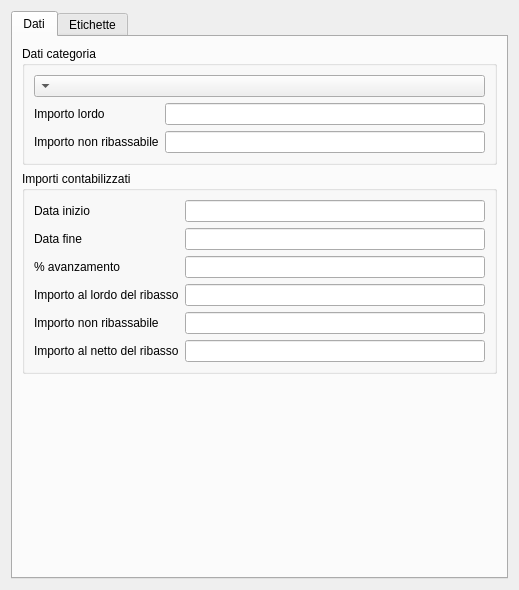
<?xml version="1.0" encoding="UTF-8"?>
<ui version="4.0">
 <class>AccountingItemLSGUI</class>
 <widget class="QWidget" name="AccountingItemLSGUI">
  <property name="geometry">
   <rect>
    <x>0</x>
    <y>0</y>
    <width>519</width>
    <height>590</height>
   </rect>
  </property>
  <property name="windowTitle">
   <string>Voce di computo - Dati</string>
  </property>
  <layout class="QGridLayout" name="gridLayout_2">
   <item row="0" column="0">
    <widget class="QTabWidget" name="tabWidget">
     <property name="currentIndex">
      <number>0</number>
     </property>
     <widget class="QWidget" name="dataTab">
      <attribute name="title">
       <string>Dati</string>
      </attribute>
      <layout class="QGridLayout" name="gridLayout">
       <item row="3" column="0">
        <spacer name="verticalSpacer">
         <property name="orientation">
          <enum>Qt::Vertical</enum>
         </property>
         <property name="sizeHint" stdset="0">
          <size>
           <width>20</width>
           <height>113</height>
          </size>
         </property>
        </spacer>
       </item>
       <item row="2" column="0">
        <widget class="QGroupBox" name="amountsAccountedGroupBox">
         <property name="title">
          <string>Importi contabilizzati</string>
         </property>
         <layout class="QGridLayout" name="amountsDataLayout">
          <item row="0" column="1">
           <widget class="QLineEdit" name="beginDateLineEdit">
            <property name="alignment">
             <set>Qt::AlignRight|Qt::AlignTrailing|Qt::AlignVCenter</set>
            </property>
            <property name="readOnly">
             <bool>true</bool>
            </property>
           </widget>
          </item>
          <item row="0" column="0">
           <widget class="QLabel" name="beginDateLabel">
            <property name="text">
             <string>Data inizio</string>
            </property>
           </widget>
          </item>
          <item row="4" column="0">
           <widget class="QLabel" name="amountNotToDiscountLabel">
            <property name="text">
             <string>Importo non ribassabile</string>
            </property>
           </widget>
          </item>
          <item row="5" column="1">
           <widget class="QLineEdit" name="totalAmountLineEdit">
            <property name="alignment">
             <set>Qt::AlignRight|Qt::AlignTrailing|Qt::AlignVCenter</set>
            </property>
            <property name="readOnly">
             <bool>true</bool>
            </property>
           </widget>
          </item>
          <item row="4" column="1">
           <widget class="QLineEdit" name="amountNotToDiscountLineEdit">
            <property name="alignment">
             <set>Qt::AlignRight|Qt::AlignTrailing|Qt::AlignVCenter</set>
            </property>
            <property name="readOnly">
             <bool>true</bool>
            </property>
           </widget>
          </item>
          <item row="3" column="0">
           <widget class="QLabel" name="totalAmountToDiscountLabel">
            <property name="text">
             <string>Importo al lordo del ribasso</string>
            </property>
           </widget>
          </item>
          <item row="5" column="0">
           <widget class="QLabel" name="totalAmountLabel">
            <property name="text">
             <string>Importo al netto del ribasso</string>
            </property>
           </widget>
          </item>
          <item row="3" column="1">
           <widget class="QLineEdit" name="totalAmountToDiscountLineEdit">
            <property name="alignment">
             <set>Qt::AlignRight|Qt::AlignTrailing|Qt::AlignVCenter</set>
            </property>
            <property name="readOnly">
             <bool>true</bool>
            </property>
           </widget>
          </item>
          <item row="2" column="0">
           <widget class="QLabel" name="percentageAccountedLabel">
            <property name="text">
             <string>% avanzamento</string>
            </property>
           </widget>
          </item>
          <item row="2" column="1">
           <widget class="QLineEdit" name="percentageAccountedLineEdit">
            <property name="alignment">
             <set>Qt::AlignRight|Qt::AlignTrailing|Qt::AlignVCenter</set>
            </property>
           </widget>
          </item>
          <item row="1" column="0">
           <widget class="QLabel" name="endDateLabel">
            <property name="text">
             <string>Data fine</string>
            </property>
           </widget>
          </item>
          <item row="1" column="1">
           <widget class="QLineEdit" name="endDateLineEdit">
            <property name="alignment">
             <set>Qt::AlignRight|Qt::AlignTrailing|Qt::AlignVCenter</set>
            </property>
            <property name="readOnly">
             <bool>true</bool>
            </property>
           </widget>
          </item>
         </layout>
        </widget>
       </item>
       <item row="1" column="0">
        <widget class="QGroupBox" name="generalDataGroupBox">
         <property name="title">
          <string>Dati categoria</string>
         </property>
         <layout class="QGridLayout" name="gridLayout_5">
          <item row="2" column="0">
           <widget class="QLabel" name="PPUNotToDiscountLabel">
            <property name="text">
             <string>Importo non ribassabile</string>
            </property>
           </widget>
          </item>
          <item row="1" column="0">
           <widget class="QLabel" name="PPUTotalToDiscountLabel">
            <property name="text">
             <string>Importo lordo</string>
            </property>
           </widget>
          </item>
          <item row="1" column="1">
           <widget class="QLineEdit" name="PPUTotalToDiscountLineEdit">
            <property name="alignment">
             <set>Qt::AlignRight|Qt::AlignTrailing|Qt::AlignVCenter</set>
            </property>
            <property name="readOnly">
             <bool>true</bool>
            </property>
           </widget>
          </item>
          <item row="2" column="1">
           <widget class="QLineEdit" name="PPUNotToDiscountLineEdit">
            <property name="alignment">
             <set>Qt::AlignRight|Qt::AlignTrailing|Qt::AlignVCenter</set>
            </property>
            <property name="readOnly">
             <bool>true</bool>
            </property>
           </widget>
          </item>
          <item row="0" column="0" colspan="2">
           <widget class="QComboBox" name="lumpSumsComboBox">
            <property name="layoutDirection">
             <enum>Qt::RightToLeft</enum>
            </property>
           </widget>
          </item>
         </layout>
        </widget>
       </item>
      </layout>
     </widget>
     <widget class="QWidget" name="attributeTab">
      <attribute name="title">
       <string>Etichette</string>
      </attribute>
      <layout class="QGridLayout" name="gridLayout_4">
       <item row="1" column="1">
        <widget class="QPushButton" name="removeAttributePushButton">
         <property name="text">
          <string>-</string>
         </property>
        </widget>
       </item>
       <item row="1" column="0">
        <widget class="QPushButton" name="addAttributePushButton">
         <property name="text">
          <string>+</string>
         </property>
        </widget>
       </item>
       <item row="0" column="0" colspan="2">
        <widget class="QTableView" name="attributeTableView">
         <property name="alternatingRowColors">
          <bool>true</bool>
         </property>
        </widget>
       </item>
      </layout>
     </widget>
    </widget>
   </item>
  </layout>
 </widget>
 <resources/>
 <connections/>
</ui>
